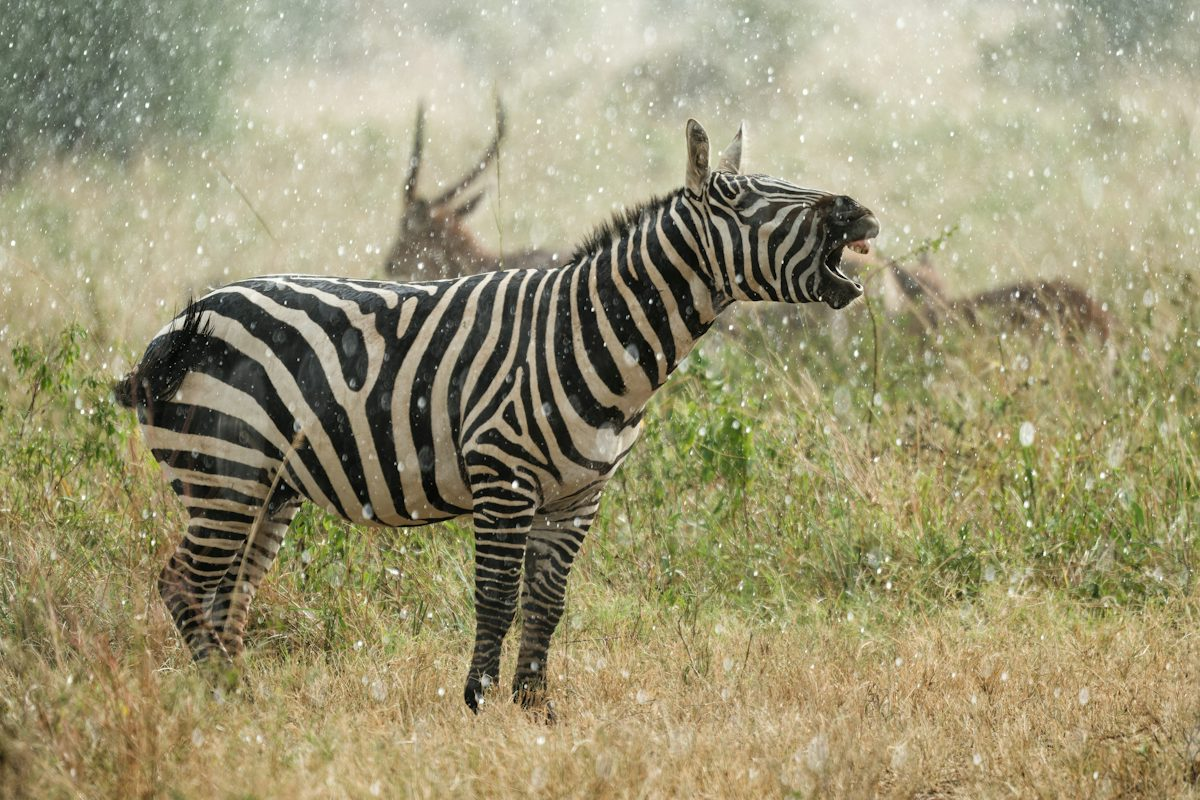
#> input picture Exp1input.jpg, 1200 x 800 px
$ python Exp21.py   (older library calls are emulated)
#> lines starting #> are read from the running program, lines starting #| are printed output that depends on the picture
import cv2
from tkinter import Tk, filedialog

Tk().withdraw()
file_path = filedialog.askopenfilename(
    title="Select an Image",
    filetypes=[("Image Files", "*.jpg *.jpeg *.png *.bmp")]
)
#> the answer given: Exp1input.jpg

if not file_path:
    print("No image selected!")
    exit()

img = cv2.imread(file_path)
#> img is the input picture: shape (800, 1200, 3); mean B, G, R 115.6, 149.6, 155.9
if img is None:
    print("Error: Unable to load image!")
    exit()

gray = cv2.cvtColor(img, cv2.COLOR_BGR2GRAY)
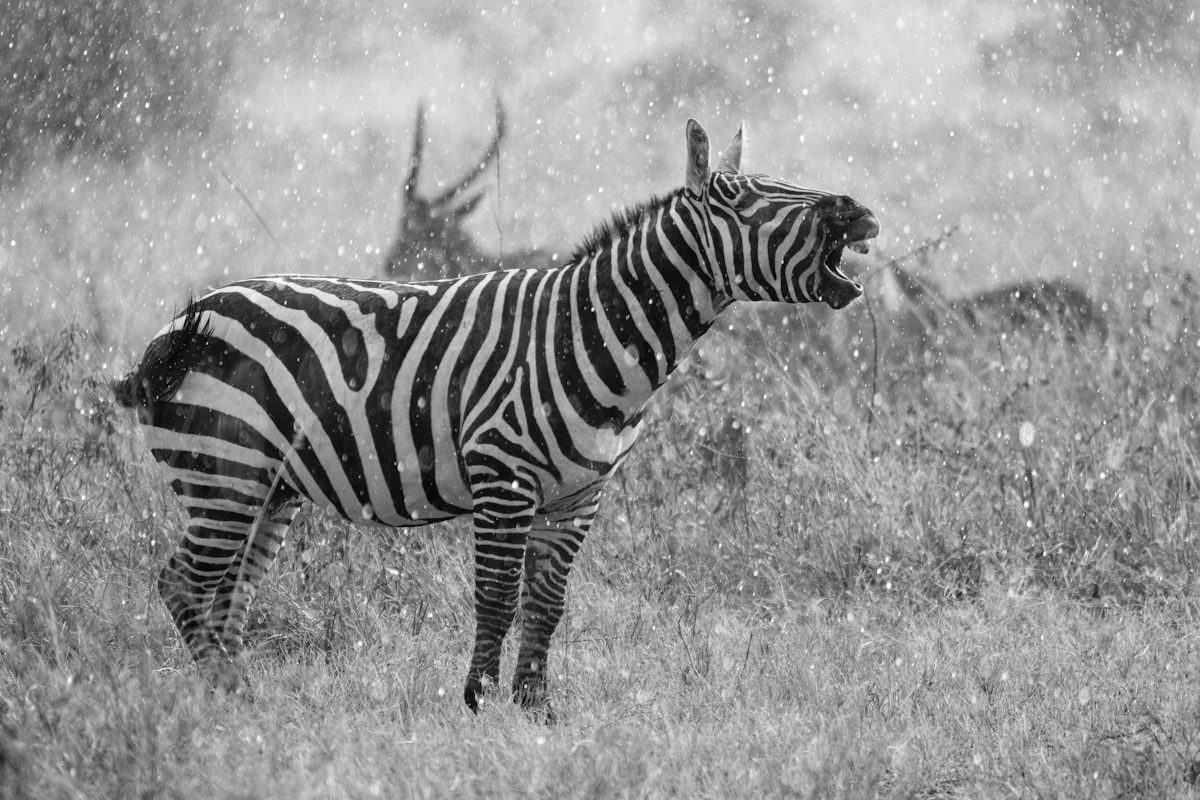
#> gray: shape (800, 1200); min 0, max 255, mean 147.6
laplacian = cv2.Laplacian(gray, cv2.CV_64F)
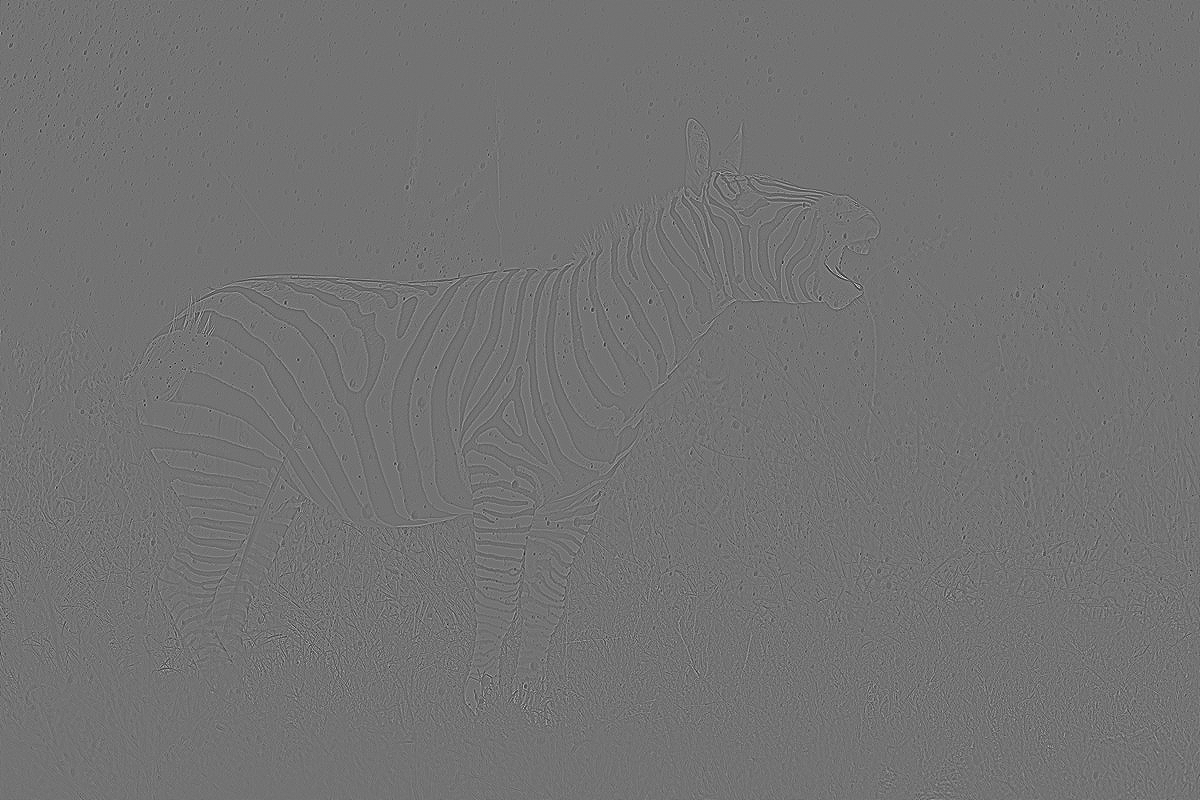
#> laplacian: shape (800, 1200) float64; min -362, max 439, mean 0; drawn with min black and max white
laplacian = cv2.convertScaleAbs(laplacian)
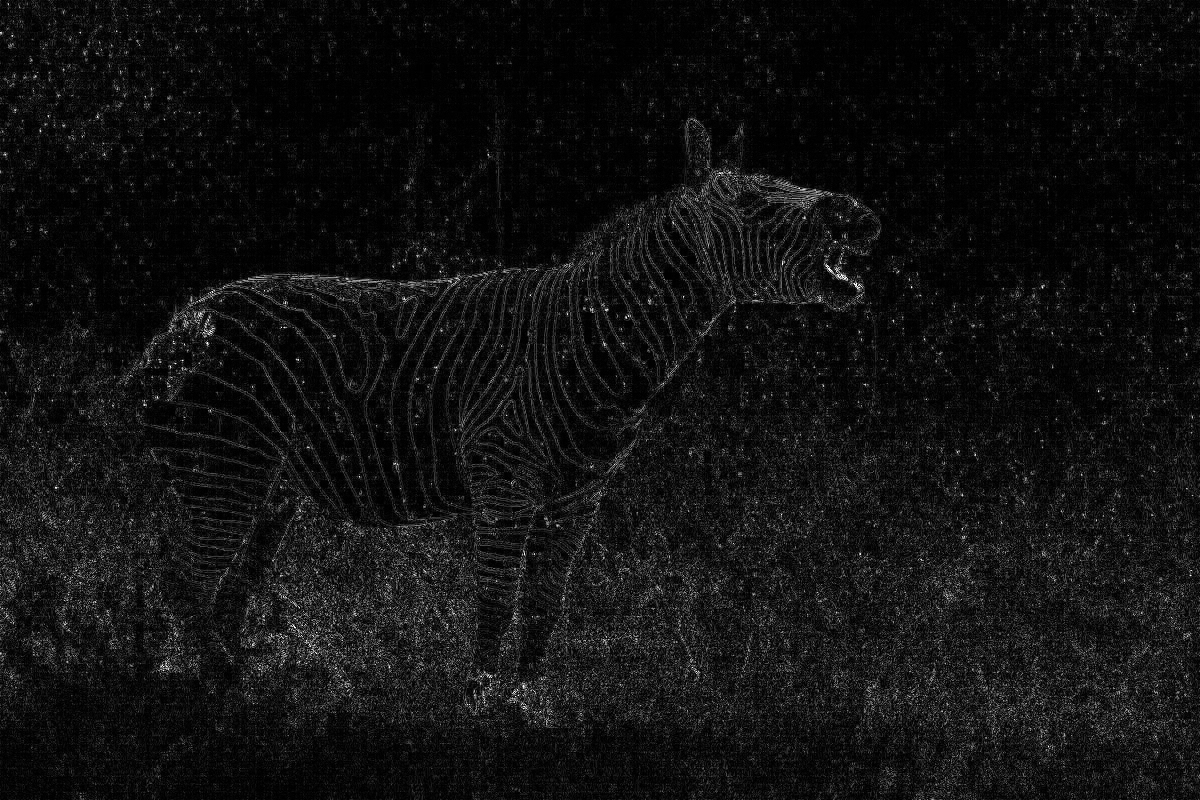
#> laplacian: shape (800, 1200); min 0, max 255, mean 17.6

cv2.imshow("Original Image", img)
cv2.imshow("Laplacian Edge Detection", laplacian)
cv2.waitKey(0)
cv2.destroyAllWindows()

$ run again, on Exp3input.jpg
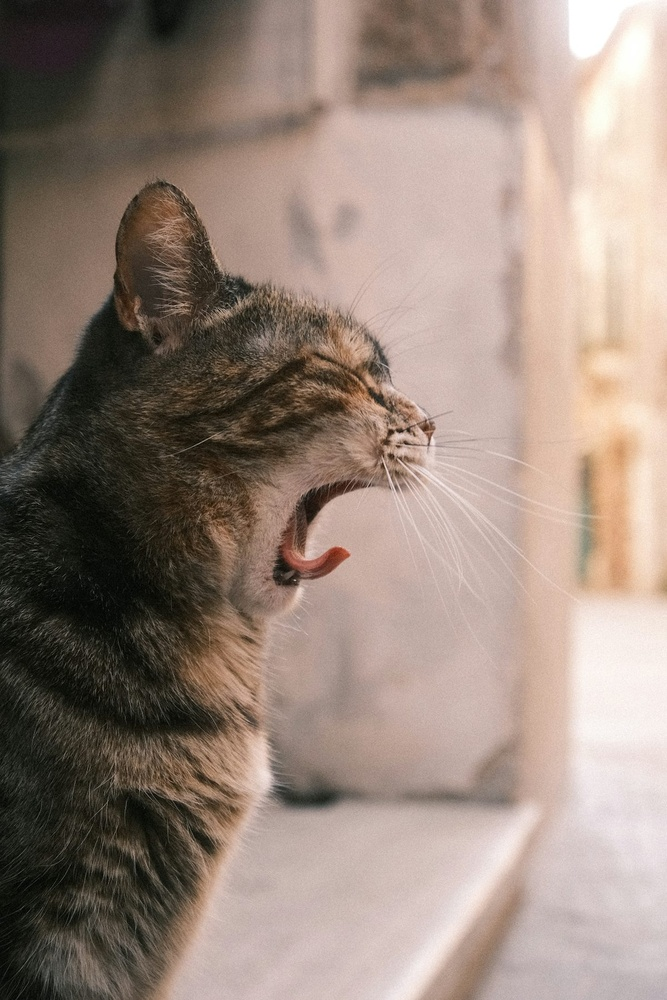
#> input picture Exp3input.jpg, 667 x 1000 px, shrunk from 1200 x 1800 before the run
#> img is the input picture: shape (1000, 667, 3); mean B, G, R 123, 133.8, 151
#> `laplacian = cv2.Laplacian(gray, cv2.CV_64F)`:
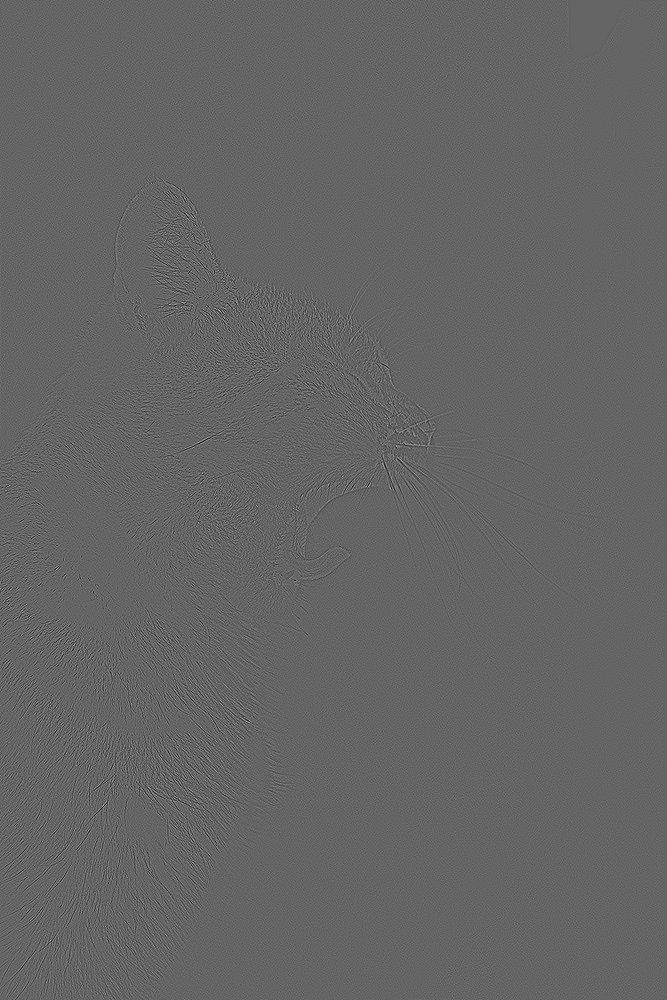
#> laplacian: shape (1000, 667) float64; min -302, max 464, mean 0; drawn with min black and max white
#> `laplacian = cv2.convertScaleAbs(laplacian)`:
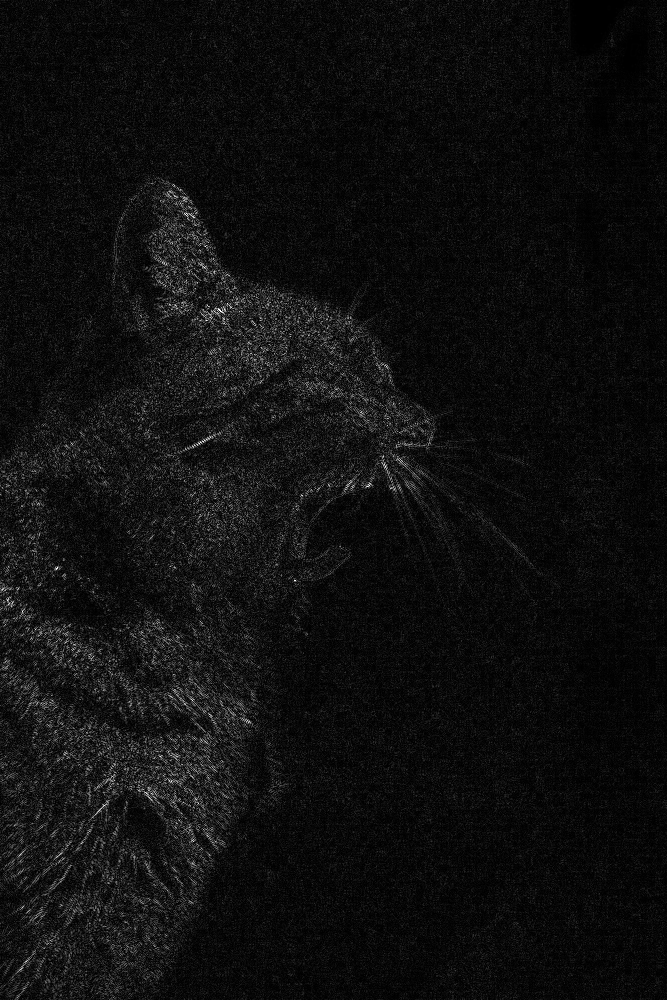
#> laplacian: shape (1000, 667); min 0, max 255, mean 15.3

$ run again, on Exp4input.jpg
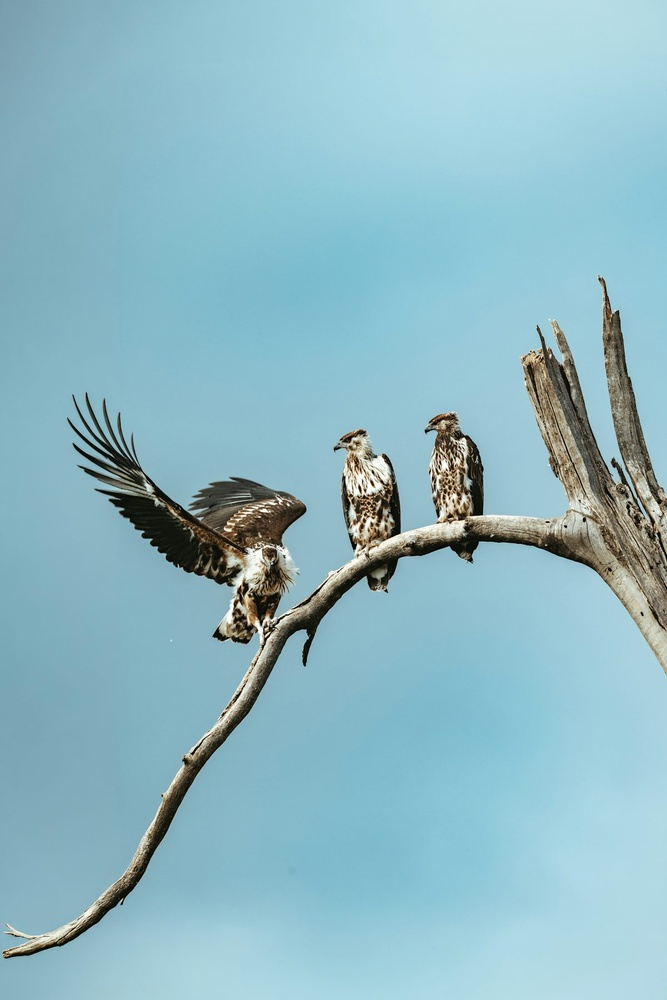
#> input picture Exp4input.jpg, 667 x 1000 px, shrunk from 1200 x 1800 before the run
#> img is the input picture: shape (1000, 667, 3); mean B, G, R 196, 184.6, 141.9
#> `gray = cv2.cvtColor(img, cv2.COLOR_BGR2GRAY)`:
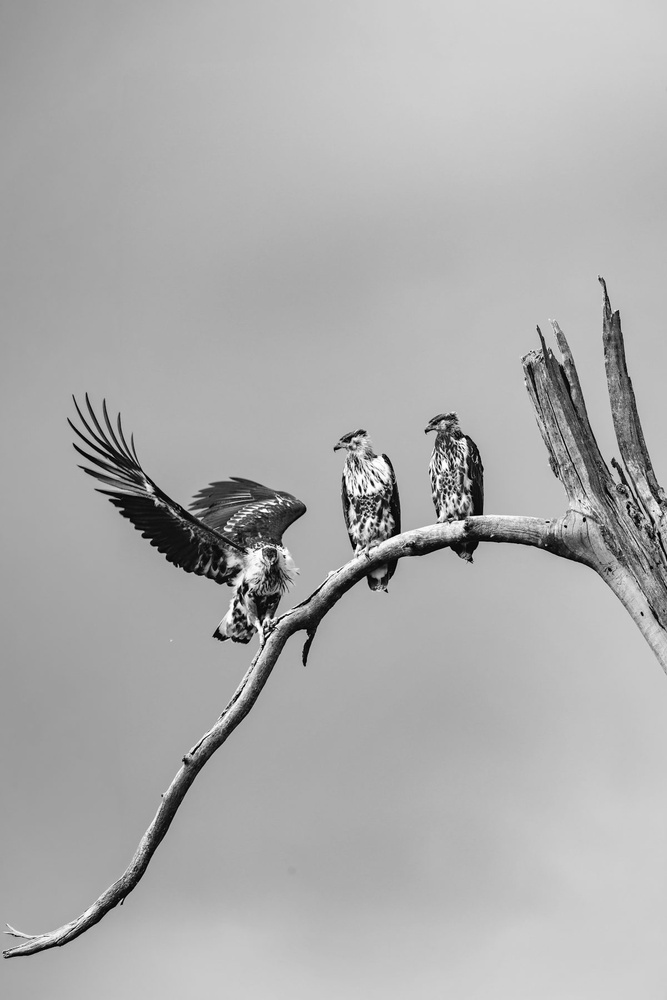
#> gray: shape (1000, 667); min 0, max 255, mean 173.1
#> `laplacian = cv2.convertScaleAbs(laplacian)`:
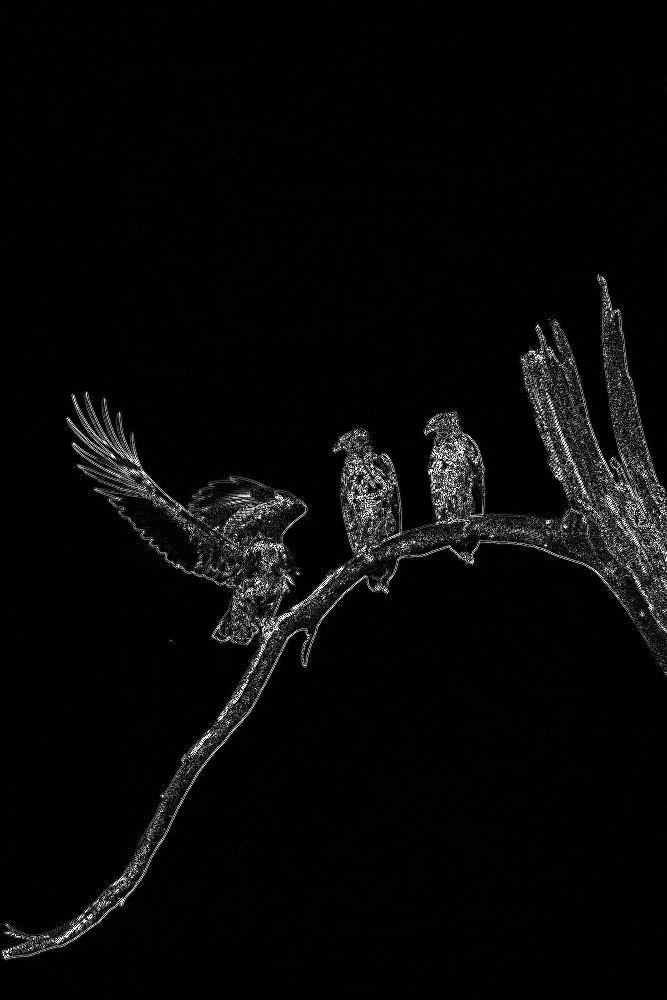
#> laplacian: shape (1000, 667); min 0, max 255, mean 8.2

$ run again, on Exp5input.jpg
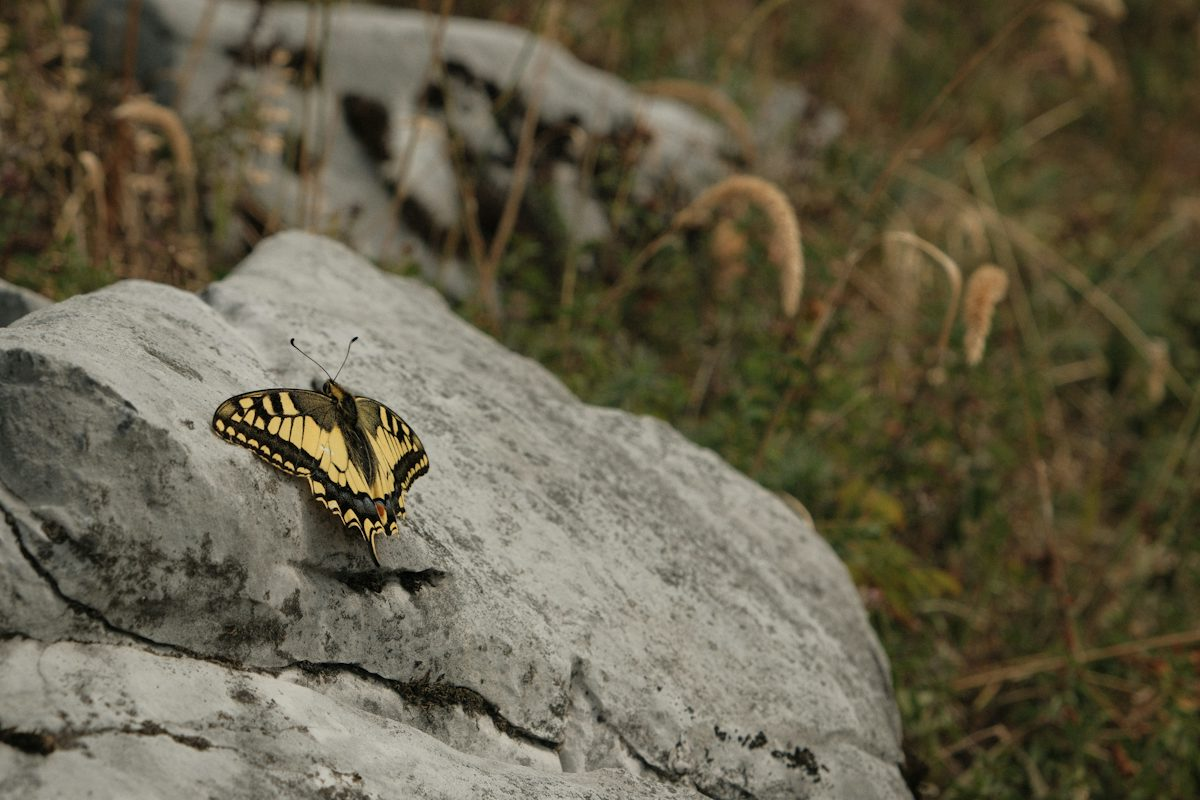
#> input picture Exp5input.jpg, 1200 x 800 px
#> img is the input picture: shape (800, 1200, 3); mean B, G, R 73.4, 94.2, 100.5
#> `gray = cv2.cvtColor(img, cv2.COLOR_BGR2GRAY)`:
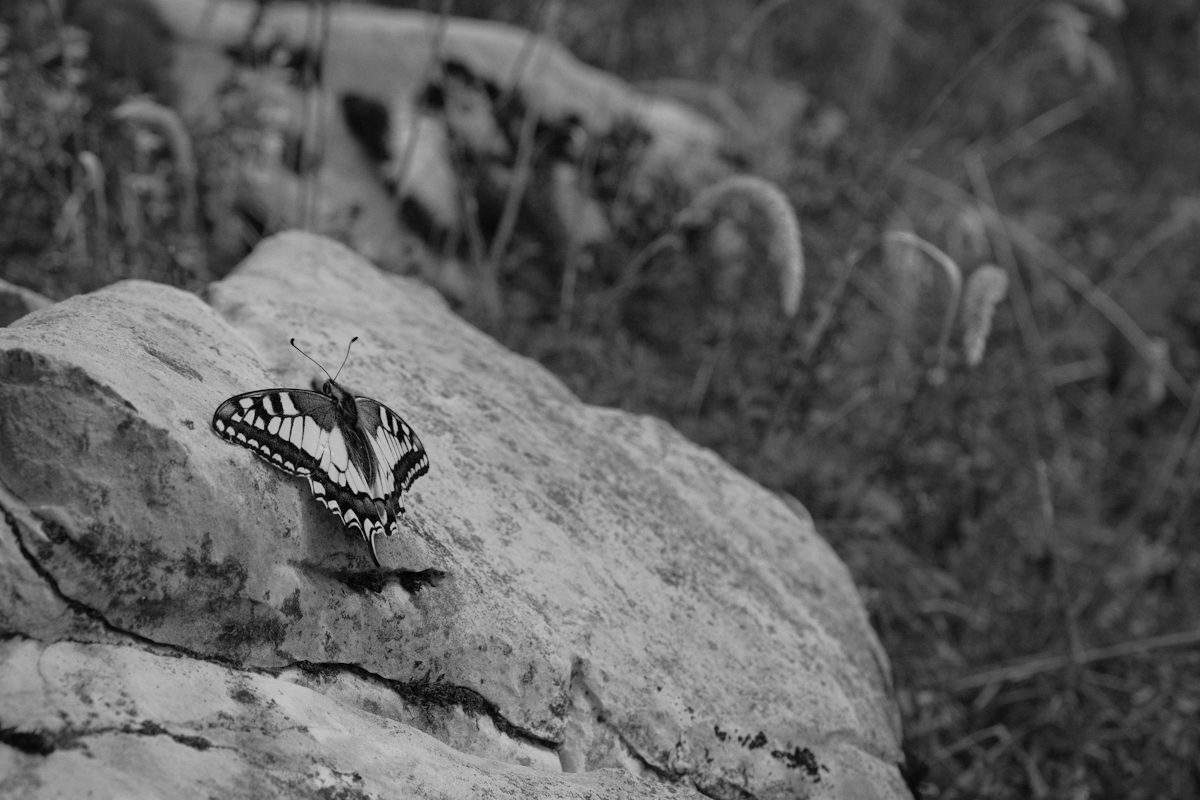
#> gray: shape (800, 1200); min 0, max 213, mean 93.7
#> `laplacian = cv2.convertScaleAbs(laplacian)`:
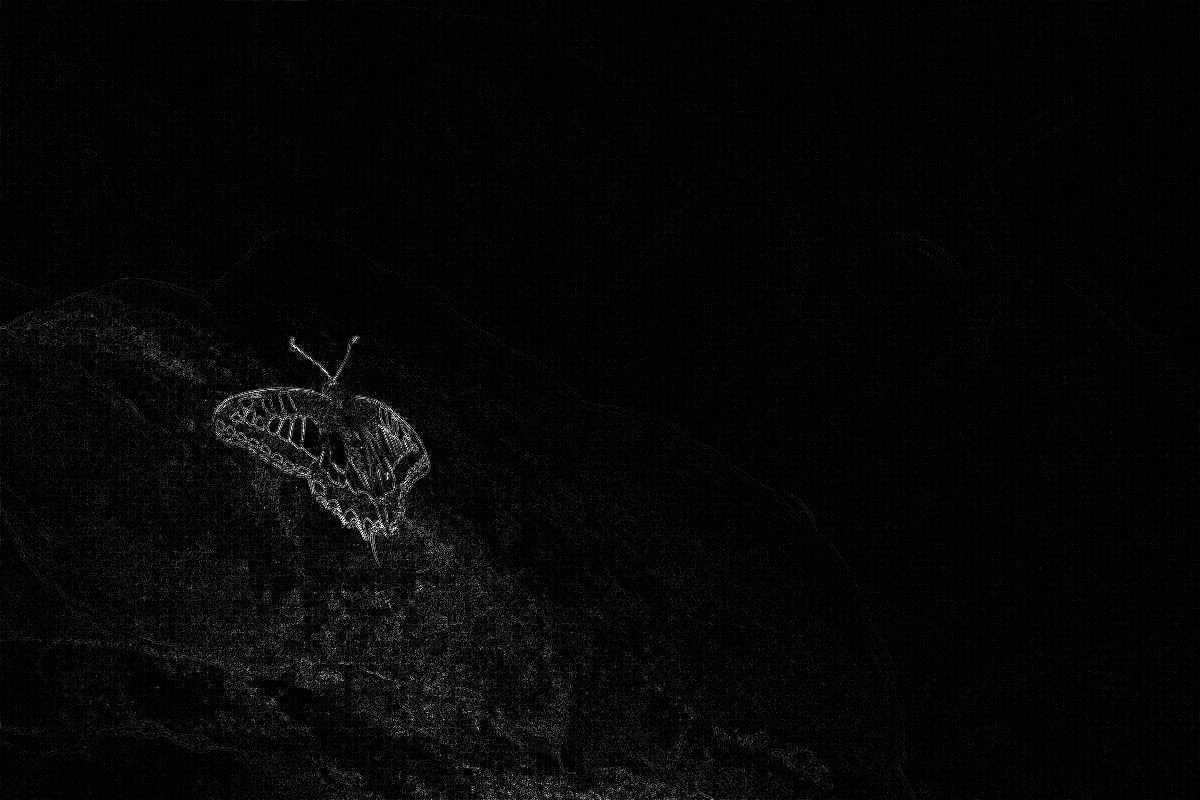
#> laplacian: shape (800, 1200); min 0, max 255, mean 6.5
